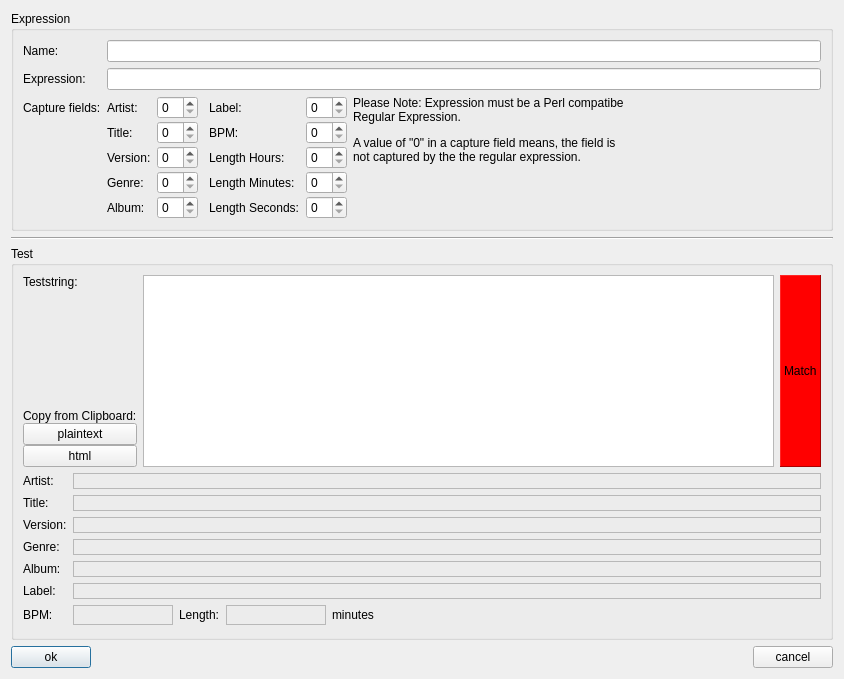
<?xml version="1.0" encoding="UTF-8"?>
<ui version="4.0">
 <class>RegExpEditClass</class>
 <widget class="QDialog" name="RegExpEditClass">
  <property name="windowModality">
   <enum>Qt::ApplicationModal</enum>
  </property>
  <property name="geometry">
   <rect>
    <x>0</x>
    <y>0</y>
    <width>844</width>
    <height>679</height>
   </rect>
  </property>
  <property name="windowTitle">
   <string>Regular Expression Editor</string>
  </property>
  <property name="windowIcon">
   <iconset resource="../../resources.qrc">
    <normaloff>:/logo/resources/icon64.png</normaloff>:/logo/resources/icon64.png</iconset>
  </property>
  <layout class="QVBoxLayout" name="verticalLayout">
   <item>
    <widget class="QGroupBox" name="formGroupBox_2">
     <property name="title">
      <string>Expression</string>
     </property>
     <layout class="QFormLayout" name="formLayout_2">
      <item row="0" column="0">
       <widget class="QLabel" name="label">
        <property name="text">
         <string>Name:</string>
        </property>
       </widget>
      </item>
      <item row="1" column="0">
       <widget class="QLabel" name="label_2">
        <property name="text">
         <string>Expression:</string>
        </property>
       </widget>
      </item>
      <item row="1" column="1">
       <widget class="QLineEdit" name="pattern"/>
      </item>
      <item row="2" column="0">
       <widget class="QLabel" name="label_3">
        <property name="text">
         <string>Capture fields:</string>
        </property>
       </widget>
      </item>
      <item row="2" column="1">
       <layout class="QHBoxLayout" name="horizontalLayout_2">
        <item>
         <layout class="QFormLayout" name="formLayout">
          <property name="horizontalSpacing">
           <number>6</number>
          </property>
          <property name="verticalSpacing">
           <number>2</number>
          </property>
          <item row="0" column="0">
           <widget class="QLabel" name="label_4">
            <property name="text">
             <string>Artist:</string>
            </property>
           </widget>
          </item>
          <item row="3" column="0">
           <widget class="QLabel" name="label_7">
            <property name="text">
             <string>Genre:</string>
            </property>
           </widget>
          </item>
          <item row="4" column="0">
           <widget class="QLabel" name="label_12">
            <property name="text">
             <string>Album:</string>
            </property>
           </widget>
          </item>
          <item row="0" column="1">
           <widget class="QSpinBox" name="capture_artist">
            <property name="sizePolicy">
             <sizepolicy hsizetype="Preferred" vsizetype="Fixed">
              <horstretch>0</horstretch>
              <verstretch>0</verstretch>
             </sizepolicy>
            </property>
           </widget>
          </item>
          <item row="1" column="1">
           <widget class="QSpinBox" name="capture_title">
            <property name="sizePolicy">
             <sizepolicy hsizetype="Preferred" vsizetype="Fixed">
              <horstretch>0</horstretch>
              <verstretch>0</verstretch>
             </sizepolicy>
            </property>
           </widget>
          </item>
          <item row="2" column="1">
           <widget class="QSpinBox" name="capture_version">
            <property name="sizePolicy">
             <sizepolicy hsizetype="Preferred" vsizetype="Fixed">
              <horstretch>0</horstretch>
              <verstretch>0</verstretch>
             </sizepolicy>
            </property>
           </widget>
          </item>
          <item row="3" column="1">
           <widget class="QSpinBox" name="capture_genre">
            <property name="sizePolicy">
             <sizepolicy hsizetype="Preferred" vsizetype="Fixed">
              <horstretch>0</horstretch>
              <verstretch>0</verstretch>
             </sizepolicy>
            </property>
           </widget>
          </item>
          <item row="4" column="1">
           <widget class="QSpinBox" name="capture_album">
            <property name="sizePolicy">
             <sizepolicy hsizetype="Preferred" vsizetype="Fixed">
              <horstretch>0</horstretch>
              <verstretch>0</verstretch>
             </sizepolicy>
            </property>
           </widget>
          </item>
          <item row="2" column="0">
           <widget class="QLabel" name="label_6">
            <property name="text">
             <string>Version:</string>
            </property>
           </widget>
          </item>
          <item row="1" column="0">
           <widget class="QLabel" name="label_16">
            <property name="text">
             <string>Title:</string>
            </property>
           </widget>
          </item>
         </layout>
        </item>
        <item>
         <layout class="QFormLayout" name="formLayout_4">
          <property name="verticalSpacing">
           <number>2</number>
          </property>
          <property name="leftMargin">
           <number>5</number>
          </property>
          <item row="0" column="0">
           <widget class="QLabel" name="label_8">
            <property name="text">
             <string>Label:</string>
            </property>
           </widget>
          </item>
          <item row="0" column="1">
           <widget class="QSpinBox" name="capture_label"/>
          </item>
          <item row="1" column="0">
           <widget class="QLabel" name="label_13">
            <property name="text">
             <string>BPM:</string>
            </property>
           </widget>
          </item>
          <item row="2" column="0">
           <widget class="QLabel" name="label_9">
            <property name="text">
             <string>Length Hours:</string>
            </property>
           </widget>
          </item>
          <item row="3" column="0">
           <widget class="QLabel" name="label_10">
            <property name="text">
             <string>Length Minutes:</string>
            </property>
           </widget>
          </item>
          <item row="4" column="0">
           <widget class="QLabel" name="label_11">
            <property name="text">
             <string>Length Seconds:</string>
            </property>
           </widget>
          </item>
          <item row="1" column="1">
           <widget class="QSpinBox" name="capture_bpm"/>
          </item>
          <item row="2" column="1">
           <widget class="QSpinBox" name="capture_hours"/>
          </item>
          <item row="3" column="1">
           <widget class="QSpinBox" name="capture_minutes"/>
          </item>
          <item row="4" column="1">
           <widget class="QSpinBox" name="capture_seconds"/>
          </item>
         </layout>
        </item>
        <item>
         <widget class="QLabel" name="label_23">
          <property name="text">
           <string>&lt;html&gt;&lt;head/&gt;&lt;body&gt;&lt;p&gt;Please Note: Expression must be a Perl compatibe Regular Expression.&lt;/p&gt;&lt;p&gt;A value of &amp;quot;0&amp;quot; in a capture field means, the field is not captured by the the regular expression.&lt;/p&gt;&lt;p&gt;&lt;br/&gt;&lt;/p&gt;&lt;/body&gt;&lt;/html&gt;</string>
          </property>
          <property name="scaledContents">
           <bool>false</bool>
          </property>
          <property name="alignment">
           <set>Qt::AlignLeading|Qt::AlignLeft|Qt::AlignTop</set>
          </property>
          <property name="wordWrap">
           <bool>true</bool>
          </property>
         </widget>
        </item>
        <item>
         <spacer name="horizontalSpacer_2">
          <property name="orientation">
           <enum>Qt::Horizontal</enum>
          </property>
          <property name="sizeHint" stdset="0">
           <size>
            <width>40</width>
            <height>20</height>
           </size>
          </property>
         </spacer>
        </item>
       </layout>
      </item>
      <item row="0" column="1">
       <layout class="QHBoxLayout" name="horizontalLayout_5">
        <item>
         <widget class="QLineEdit" name="name"/>
        </item>
       </layout>
      </item>
     </layout>
    </widget>
   </item>
   <item>
    <widget class="Line" name="line">
     <property name="orientation">
      <enum>Qt::Horizontal</enum>
     </property>
    </widget>
   </item>
   <item>
    <widget class="QGroupBox" name="groupBox">
     <property name="sizePolicy">
      <sizepolicy hsizetype="Preferred" vsizetype="Expanding">
       <horstretch>0</horstretch>
       <verstretch>0</verstretch>
      </sizepolicy>
     </property>
     <property name="title">
      <string>Test</string>
     </property>
     <layout class="QVBoxLayout" name="verticalLayout_2">
      <item>
       <layout class="QHBoxLayout" name="horizontalLayout_3">
        <item>
         <layout class="QVBoxLayout" name="verticalLayout_3">
          <property name="spacing">
           <number>0</number>
          </property>
          <property name="leftMargin">
           <number>0</number>
          </property>
          <item>
           <widget class="QLabel" name="label_14">
            <property name="text">
             <string>Teststring:</string>
            </property>
           </widget>
          </item>
          <item>
           <spacer name="verticalSpacer_2">
            <property name="orientation">
             <enum>Qt::Vertical</enum>
            </property>
            <property name="sizeHint" stdset="0">
             <size>
              <width>20</width>
              <height>40</height>
             </size>
            </property>
           </spacer>
          </item>
          <item>
           <widget class="QLabel" name="label_25">
            <property name="text">
             <string>Copy from Clipboard:</string>
            </property>
            <property name="scaledContents">
             <bool>false</bool>
            </property>
            <property name="wordWrap">
             <bool>true</bool>
            </property>
           </widget>
          </item>
          <item>
           <widget class="QPushButton" name="copyPlaintext">
            <property name="text">
             <string>plaintext</string>
            </property>
           </widget>
          </item>
          <item>
           <widget class="QPushButton" name="copyHTML">
            <property name="text">
             <string>html</string>
            </property>
           </widget>
          </item>
         </layout>
        </item>
        <item>
         <widget class="QPlainTextEdit" name="teststring">
          <property name="readOnly">
           <bool>false</bool>
          </property>
         </widget>
        </item>
        <item>
         <widget class="QLabel" name="match_indicator">
          <property name="styleSheet">
           <string notr="true">background: red;</string>
          </property>
          <property name="frameShape">
           <enum>QFrame::Panel</enum>
          </property>
          <property name="frameShadow">
           <enum>QFrame::Raised</enum>
          </property>
          <property name="text">
           <string>Match</string>
          </property>
         </widget>
        </item>
       </layout>
      </item>
      <item>
       <layout class="QFormLayout" name="formLayout_3">
        <property name="fieldGrowthPolicy">
         <enum>QFormLayout::AllNonFixedFieldsGrow</enum>
        </property>
        <item row="0" column="0">
         <widget class="QLabel" name="label_15">
          <property name="text">
           <string>Artist:</string>
          </property>
         </widget>
        </item>
        <item row="0" column="1">
         <widget class="QLabel" name="test_artist">
          <property name="frameShape">
           <enum>QFrame::StyledPanel</enum>
          </property>
          <property name="frameShadow">
           <enum>QFrame::Plain</enum>
          </property>
          <property name="text">
           <string/>
          </property>
         </widget>
        </item>
        <item row="1" column="0">
         <widget class="QLabel" name="label_5">
          <property name="text">
           <string>Title:</string>
          </property>
         </widget>
        </item>
        <item row="1" column="1">
         <widget class="QLabel" name="test_title">
          <property name="frameShape">
           <enum>QFrame::StyledPanel</enum>
          </property>
          <property name="frameShadow">
           <enum>QFrame::Plain</enum>
          </property>
          <property name="text">
           <string/>
          </property>
         </widget>
        </item>
        <item row="2" column="0">
         <widget class="QLabel" name="label_17">
          <property name="text">
           <string>Version:</string>
          </property>
         </widget>
        </item>
        <item row="2" column="1">
         <widget class="QLabel" name="test_version">
          <property name="frameShape">
           <enum>QFrame::StyledPanel</enum>
          </property>
          <property name="frameShadow">
           <enum>QFrame::Plain</enum>
          </property>
          <property name="text">
           <string/>
          </property>
         </widget>
        </item>
        <item row="3" column="0">
         <widget class="QLabel" name="label_18">
          <property name="text">
           <string>Genre:</string>
          </property>
         </widget>
        </item>
        <item row="3" column="1">
         <widget class="QLabel" name="test_genre">
          <property name="frameShape">
           <enum>QFrame::StyledPanel</enum>
          </property>
          <property name="frameShadow">
           <enum>QFrame::Plain</enum>
          </property>
          <property name="text">
           <string/>
          </property>
         </widget>
        </item>
        <item row="4" column="0">
         <widget class="QLabel" name="label_19">
          <property name="text">
           <string>Album:</string>
          </property>
         </widget>
        </item>
        <item row="4" column="1">
         <widget class="QLabel" name="test_album">
          <property name="frameShape">
           <enum>QFrame::StyledPanel</enum>
          </property>
          <property name="frameShadow">
           <enum>QFrame::Plain</enum>
          </property>
          <property name="text">
           <string/>
          </property>
         </widget>
        </item>
        <item row="5" column="0">
         <widget class="QLabel" name="label_20">
          <property name="text">
           <string>Label:</string>
          </property>
         </widget>
        </item>
        <item row="5" column="1">
         <widget class="QLabel" name="test_label">
          <property name="frameShape">
           <enum>QFrame::StyledPanel</enum>
          </property>
          <property name="frameShadow">
           <enum>QFrame::Plain</enum>
          </property>
          <property name="text">
           <string/>
          </property>
         </widget>
        </item>
        <item row="6" column="0">
         <widget class="QLabel" name="label_21">
          <property name="text">
           <string>BPM:</string>
          </property>
         </widget>
        </item>
        <item row="6" column="1">
         <layout class="QHBoxLayout" name="horizontalLayout_4">
          <property name="spacing">
           <number>6</number>
          </property>
          <item>
           <widget class="QLabel" name="test_bpm">
            <property name="minimumSize">
             <size>
              <width>100</width>
              <height>0</height>
             </size>
            </property>
            <property name="frameShape">
             <enum>QFrame::StyledPanel</enum>
            </property>
            <property name="frameShadow">
             <enum>QFrame::Plain</enum>
            </property>
            <property name="text">
             <string/>
            </property>
           </widget>
          </item>
          <item>
           <widget class="QLabel" name="label_22">
            <property name="text">
             <string>Length:</string>
            </property>
           </widget>
          </item>
          <item>
           <widget class="QLabel" name="test_length">
            <property name="minimumSize">
             <size>
              <width>100</width>
              <height>0</height>
             </size>
            </property>
            <property name="frameShape">
             <enum>QFrame::StyledPanel</enum>
            </property>
            <property name="frameShadow">
             <enum>QFrame::Plain</enum>
            </property>
            <property name="text">
             <string/>
            </property>
           </widget>
          </item>
          <item>
           <widget class="QLabel" name="label_24">
            <property name="text">
             <string>minutes</string>
            </property>
           </widget>
          </item>
          <item>
           <spacer name="horizontalSpacer_3">
            <property name="orientation">
             <enum>Qt::Horizontal</enum>
            </property>
            <property name="sizeHint" stdset="0">
             <size>
              <width>40</width>
              <height>20</height>
             </size>
            </property>
           </spacer>
          </item>
         </layout>
        </item>
       </layout>
      </item>
      <item>
       <spacer name="verticalSpacer">
        <property name="orientation">
         <enum>Qt::Vertical</enum>
        </property>
        <property name="sizeHint" stdset="0">
         <size>
          <width>20</width>
          <height>40</height>
         </size>
        </property>
       </spacer>
      </item>
     </layout>
    </widget>
   </item>
   <item>
    <layout class="QHBoxLayout" name="horizontalLayout">
     <item>
      <widget class="QPushButton" name="okButton">
       <property name="text">
        <string>ok</string>
       </property>
       <property name="icon">
        <iconset resource="../../resources.qrc">
         <normaloff>:/icons/resources/button_ok.png</normaloff>:/icons/resources/button_ok.png</iconset>
       </property>
       <property name="iconSize">
        <size>
         <width>16</width>
         <height>16</height>
        </size>
       </property>
       <property name="default">
        <bool>true</bool>
       </property>
       <property name="flat">
        <bool>false</bool>
       </property>
      </widget>
     </item>
     <item>
      <spacer name="horizontalSpacer">
       <property name="orientation">
        <enum>Qt::Horizontal</enum>
       </property>
       <property name="sizeHint" stdset="0">
        <size>
         <width>40</width>
         <height>20</height>
        </size>
       </property>
      </spacer>
     </item>
     <item>
      <widget class="QPushButton" name="cancelButton">
       <property name="text">
        <string>cancel</string>
       </property>
       <property name="icon">
        <iconset resource="../../resources.qrc">
         <normaloff>:/icons/resources/cancel.png</normaloff>:/icons/resources/cancel.png</iconset>
       </property>
       <property name="iconSize">
        <size>
         <width>16</width>
         <height>16</height>
        </size>
       </property>
      </widget>
     </item>
    </layout>
   </item>
  </layout>
 </widget>
 <resources>
  <include location="../../resources.qrc"/>
 </resources>
 <connections/>
</ui>
